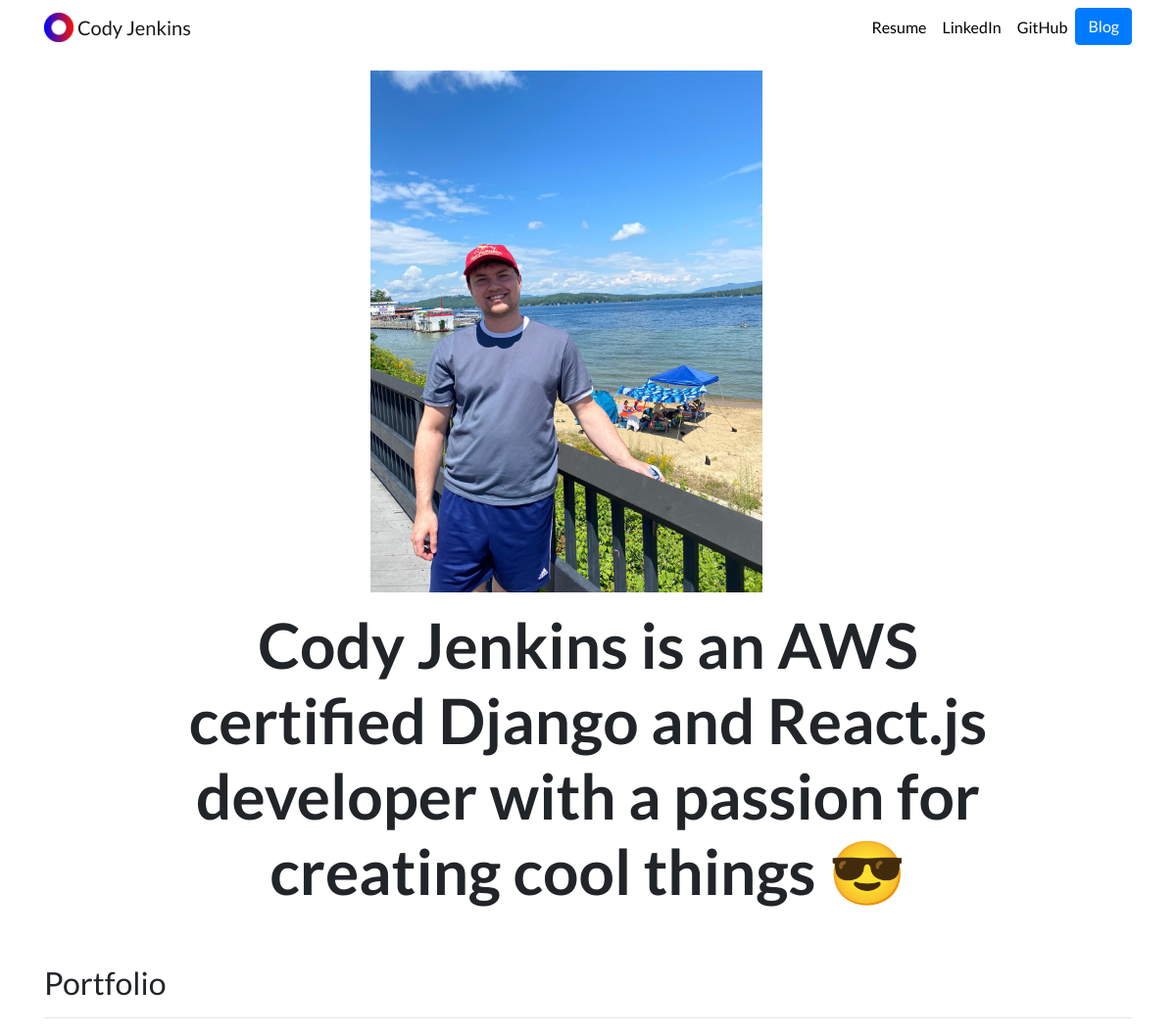
The app's page /, older data.
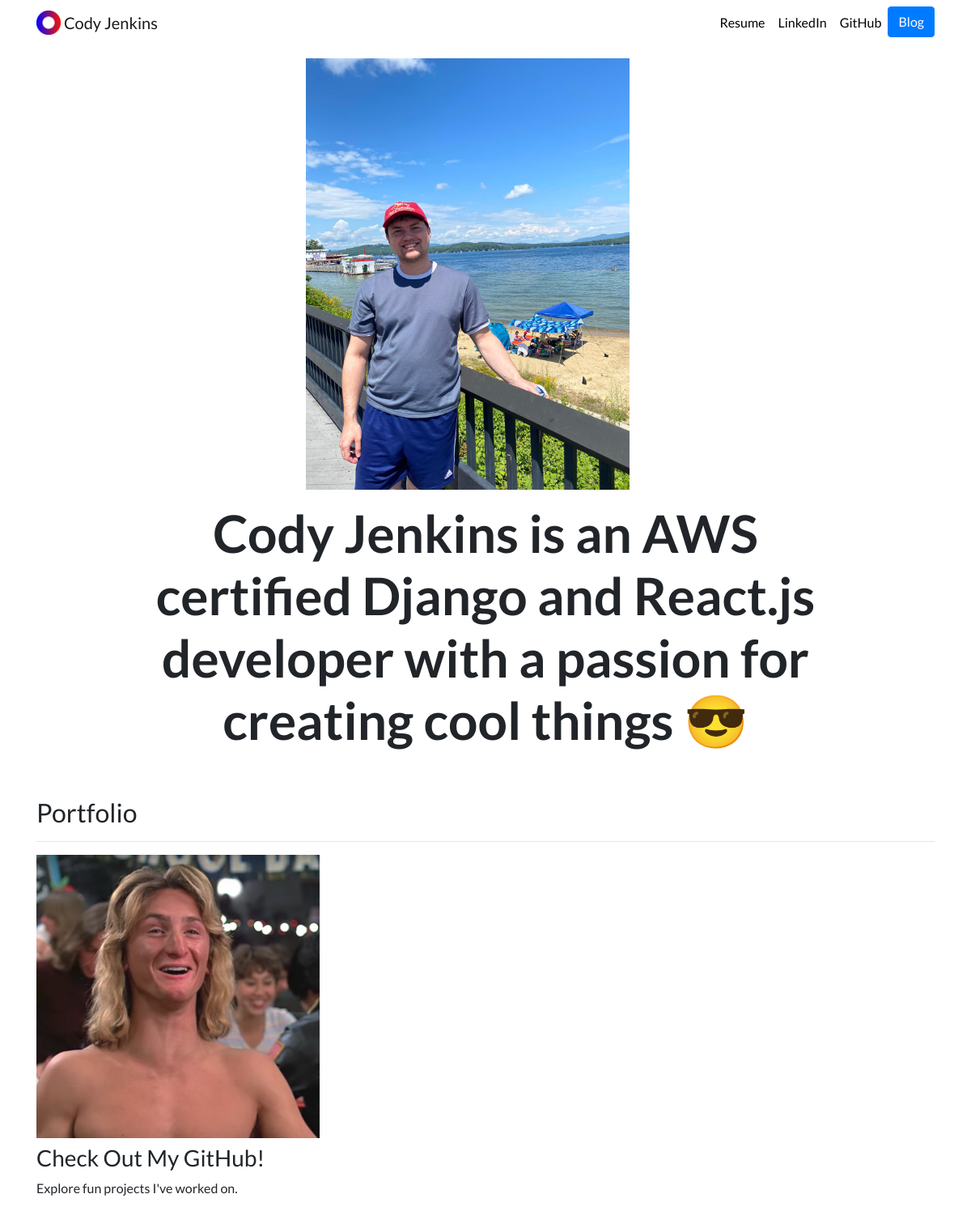
The same page, newer data.
### portfolio/models.py (models this page shows, shortened)
class Project(models.Model):
	title = models.CharField(max_length=100)
	description = models.CharField(max_length=250)
	image = models.ImageField(upload_to='portfolios/images/')
	url = models.URLField(blank=True)

### portfolio/views.py (the view)
# urls.py: 2. Add a URL to urlpatterns:  path('', views.home, name='home')
def home(request):
	projects = Project.objects.all()
	return render(request, 'portfolio/home.html', {'projects':projects})

### portfolio/templates/portfolio/home.html
{% extends "portfolio/base.html" %}
{% load static %}
{% block content %}
<div class="row justify-content-center my-3">
  <div class="col-5">
    <img src="{% static 'portfolio/weirs_beach.jpeg' %}" width='400' height='400' class="img-fluid">
  </div>
</div>
<div class="row justify-content-center mb-3">
  <div class="col-md-9 text-center">
    <h1 id="hometext" class="font-weight-bold">Cody Jenkins is an AWS certified Django and React.js developer with a passion for creating cool things 😎</h1>
  </div>
</div>
<h2 class="mt-5">Portfolio</h2>
<hr>
<div class="row">
  {% for project in projects %}
  <div class="col-lg-4 col-md-6">
    {% if project.url %}
    <a href="{{ project.url }}">
      <img src="{{ project.image.url }}" class="img-fluid mb-2">
    </a>
    {% else %}
    <img src="{{ project.image.url }}" class="img-fluid mb-2">
    {% endif %}
    <h3>{{ project.title }}</h3>
    <p>{{ project.description }}</p>
  </div>
  {% endfor %}
</div>
{% endblock %}

### portfolio/templates/portfolio/base.html (shortened to what this page needs)
{% load static %}
<!doctype html>
<html lang="en">
<head>
  <link rel="stylesheet" href="https://stackpath.bootstrapcdn.com/bootstrap/4.4.1/css/bootstrap.min.css">
  <link rel="stylesheet" href="{% static "portfolio/custom.css" %}">
</head>
<body>
  <nav id="topNav" class="navbar navbar-expand-md navbar-light">
    <div class="container">
      <a class="navbar-brand" href="{% url 'home' %}">
        <img src="{% static "portfolio/Logo.png" %}" width="30" height="30" class="d-inline-block align-top" alt="Cody's Logo">
        <span>Cody Jenkins</span>
      </a>
      <div class="collapse navbar-collapse text-center" id="navbarNav">
        <ul class="navbar-nav ml-auto">
          <li class="nav-item">
            <a class="nav-link" href="http://codyjenkins.info">Resume</a>
          </li>
          <li class="nav-item">
            <a class="nav-link" href="https://www.linkedin.com/in/codyjenkins1/" target="_blank">LinkedIn</a>
          </li>
          <li class="nav-item">
            <a class="nav-link" href="https://github.com/cjriggs27" target="_blank">GitHub</a>
          </li>
          <li>
            <a role="button" href="{% url 'blog:all_blogs' %}" class="btn btn-primary">Blog</a>
          </li>
        </ul>
      </div>
    </div>
  </nav>
  <div class="container">
    {% block content %}{% endblock %}
  </div>
</body>
</html>

### portfolio/static/portfolio/custom.css (style rules this page uses)
.navbar-nav .nav-link { color: rgba(0,0,0,1) !important; }
body { font-family: 'Lato', sans-serif; }
@media (min-width: 992px) { #hometext { font-size: 4rem; } }

Row changes from the older to the newer data that the page shows:
added Project: image (picture), title "Check Out My GitHub!", description "Explore fun projects I've worked on."
